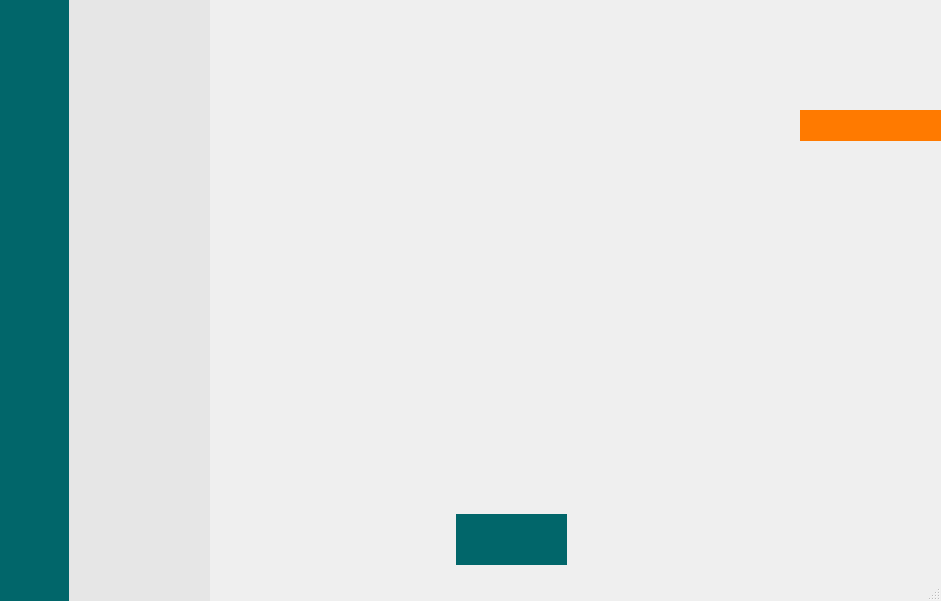
<?xml version="1.0" encoding="UTF-8"?>
<ui version="4.0">
 <class>Dialog</class>
 <widget class="QDialog" name="Dialog">
  <property name="geometry">
   <rect>
    <x>0</x>
    <y>0</y>
    <width>941</width>
    <height>601</height>
   </rect>
  </property>
  <property name="font">
   <font>
    <weight>75</weight>
    <bold>true</bold>
   </font>
  </property>
  <property name="windowTitle">
   <string>Dialog</string>
  </property>
  <property name="styleSheet">
   <string notr="true">#Dialog { border-image: url(:/back/tela-05.png) 1 1 1 1 stretch stretch;}</string>
  </property>
  <property name="sizeGripEnabled">
   <bool>true</bool>
  </property>
  <widget class="QLabel" name="lblVideo">
   <property name="geometry">
    <rect>
     <x>260</x>
     <y>150</y>
     <width>491</width>
     <height>331</height>
    </rect>
   </property>
   <property name="styleSheet">
    <string notr="true"/>
   </property>
   <property name="text">
    <string/>
   </property>
  </widget>
  <widget class="QLabel" name="label_4">
   <property name="geometry">
    <rect>
     <x>0</x>
     <y>0</y>
     <width>71</width>
     <height>601</height>
    </rect>
   </property>
   <property name="styleSheet">
    <string notr="true">background-color: rgb(1, 102, 106);</string>
   </property>
   <property name="text">
    <string/>
   </property>
  </widget>
  <widget class="QLabel" name="label_2">
   <property name="geometry">
    <rect>
     <x>300</x>
     <y>30</y>
     <width>371</width>
     <height>81</height>
    </rect>
   </property>
   <property name="styleSheet">
    <string notr="true"/>
   </property>
   <property name="text">
    <string/>
   </property>
  </widget>
  <widget class="QPushButton" name="pushButton">
   <property name="geometry">
    <rect>
     <x>0</x>
     <y>530</y>
     <width>71</width>
     <height>51</height>
    </rect>
   </property>
   <property name="autoFillBackground">
    <bool>false</bool>
   </property>
   <property name="styleSheet">
    <string notr="true"/>
   </property>
   <property name="text">
    <string/>
   </property>
   <property name="flat">
    <bool>true</bool>
   </property>
  </widget>
  <widget class="QPushButton" name="btnPesquisar">
   <property name="geometry">
    <rect>
     <x>0</x>
     <y>160</y>
     <width>71</width>
     <height>51</height>
    </rect>
   </property>
   <property name="autoFillBackground">
    <bool>false</bool>
   </property>
   <property name="styleSheet">
    <string notr="true"/>
   </property>
   <property name="text">
    <string/>
   </property>
   <property name="flat">
    <bool>true</bool>
   </property>
  </widget>
  <widget class="QPushButton" name="btnVideo">
   <property name="geometry">
    <rect>
     <x>0</x>
     <y>90</y>
     <width>71</width>
     <height>51</height>
    </rect>
   </property>
   <property name="autoFillBackground">
    <bool>false</bool>
   </property>
   <property name="styleSheet">
    <string notr="true"/>
   </property>
   <property name="text">
    <string/>
   </property>
   <property name="flat">
    <bool>true</bool>
   </property>
  </widget>
  <widget class="QPushButton" name="btnHome">
   <property name="geometry">
    <rect>
     <x>0</x>
     <y>20</y>
     <width>71</width>
     <height>51</height>
    </rect>
   </property>
   <property name="autoFillBackground">
    <bool>false</bool>
   </property>
   <property name="styleSheet">
    <string notr="true"/>
   </property>
   <property name="text">
    <string/>
   </property>
   <property name="flat">
    <bool>true</bool>
   </property>
  </widget>
  <widget class="QScrollArea" name="scrollArea">
   <property name="geometry">
    <rect>
     <x>69</x>
     <y>-1</y>
     <width>141</width>
     <height>611</height>
    </rect>
   </property>
   <property name="styleSheet">
    <string notr="true">QWidget{
	background-color: rgb(230, 230, 230);
}

/*QScrollBar:vertical {          
       border: 1px solid #999999;
       background:white;
       width:10px;    
       margin: 0px 0px 0px 0px;
    }
    QScrollBar::handle:vertical {
        background: qlineargradient(x1:0, y1:0, x2:1, y2:0,
        stop: 0 rgb(32, 47, 130), stop: 0.5 rgb(32, 47, 130), stop:1 rgb(32, 47, 130));
        min-height: 0px;
    }
    QScrollBar::add-line:vertical {
       background: qlineargradient(x1:0, y1:0, x2:1, y2:0,
     stop: 0 rgb(32, 47, 130), stop: 0.5 rgb(32, 47, 130),  stop:1 rgb(32, 47, 130));
        height: 0px;
        subcontrol-position: bottom;
        subcontrol-origin: margin;
    }
 QScrollBar::sub-line:vertical {
       background: qlineargradient(x1:0, y1:0, x2:1, y2:0,
       stop: 0  rgb(32, 47, 130), stop: 0.5 rgb(32, 47, 130),  stop:1 rgb(32, 47, 130));
       height: 0 px;
        subcontrol-position: top;
       subcontrol-origin: margin;
    }*/





      
</string>
   </property>
   <property name="frameShape">
    <enum>QFrame::NoFrame</enum>
   </property>
   <property name="frameShadow">
    <enum>QFrame::Sunken</enum>
   </property>
   <property name="lineWidth">
    <number>0</number>
   </property>
   <property name="verticalScrollBarPolicy">
    <enum>Qt::ScrollBarAsNeeded</enum>
   </property>
   <property name="horizontalScrollBarPolicy">
    <enum>Qt::ScrollBarAlwaysOff</enum>
   </property>
   <property name="widgetResizable">
    <bool>true</bool>
   </property>
   <widget class="QWidget" name="conteudo">
    <property name="geometry">
     <rect>
      <x>0</x>
      <y>0</y>
      <width>141</width>
      <height>611</height>
     </rect>
    </property>
   </widget>
  </widget>
  <widget class="QLabel" name="label1_2">
   <property name="geometry">
    <rect>
     <x>780</x>
     <y>160</y>
     <width>47</width>
     <height>341</height>
    </rect>
   </property>
   <property name="text">
    <string/>
   </property>
  </widget>
  <widget class="QLabel" name="label1_3">
   <property name="geometry">
    <rect>
     <x>200</x>
     <y>160</y>
     <width>47</width>
     <height>341</height>
    </rect>
   </property>
   <property name="text">
    <string/>
   </property>
  </widget>
  <widget class="QPushButton" name="btnPlay">
   <property name="geometry">
    <rect>
     <x>460</x>
     <y>520</y>
     <width>51</width>
     <height>41</height>
    </rect>
   </property>
   <property name="autoFillBackground">
    <bool>false</bool>
   </property>
   <property name="styleSheet">
    <string notr="true"/>
   </property>
   <property name="text">
    <string/>
   </property>
   <property name="flat">
    <bool>true</bool>
   </property>
  </widget>
  <widget class="QPushButton" name="btnStop">
   <property name="geometry">
    <rect>
     <x>510</x>
     <y>520</y>
     <width>51</width>
     <height>41</height>
    </rect>
   </property>
   <property name="autoFillBackground">
    <bool>false</bool>
   </property>
   <property name="styleSheet">
    <string notr="true"/>
   </property>
   <property name="text">
    <string/>
   </property>
   <property name="flat">
    <bool>true</bool>
   </property>
  </widget>
  <widget class="QLabel" name="labelPrancheta">
   <property name="geometry">
    <rect>
     <x>456</x>
     <y>514</y>
     <width>111</width>
     <height>51</height>
    </rect>
   </property>
   <property name="styleSheet">
    <string notr="true">background-color: rgb(1, 102, 106);</string>
   </property>
   <property name="text">
    <string/>
   </property>
  </widget>
  <widget class="QLabel" name="labelSinal">
   <property name="geometry">
    <rect>
     <x>800</x>
     <y>110</y>
     <width>141</width>
     <height>31</height>
    </rect>
   </property>
   <property name="font">
    <font>
     <family>Verdana</family>
     <pointsize>10</pointsize>
     <weight>75</weight>
     <bold>true</bold>
    </font>
   </property>
   <property name="styleSheet">
    <string notr="true">background-color: rgb(255, 122, 0);
color: rgb(255, 255, 255);</string>
   </property>
   <property name="text">
    <string/>
   </property>
   <property name="textFormat">
    <enum>Qt::PlainText</enum>
   </property>
   <property name="scaledContents">
    <bool>true</bool>
   </property>
   <property name="wordWrap">
    <bool>true</bool>
   </property>
   <property name="margin">
    <number>5</number>
   </property>
   <property name="indent">
    <number>1</number>
   </property>
  </widget>
  <zorder>labelPrancheta</zorder>
  <zorder>lblVideo</zorder>
  <zorder>label_2</zorder>
  <zorder>label_4</zorder>
  <zorder>pushButton</zorder>
  <zorder>btnPesquisar</zorder>
  <zorder>btnVideo</zorder>
  <zorder>scrollArea</zorder>
  <zorder>btnHome</zorder>
  <zorder>label1_2</zorder>
  <zorder>label1_3</zorder>
  <zorder>btnPlay</zorder>
  <zorder>btnStop</zorder>
  <zorder>labelSinal</zorder>
 </widget>
 <resources>
  <include location="../../pibex/background.qrc"/>
 </resources>
 <connections/>
</ui>
